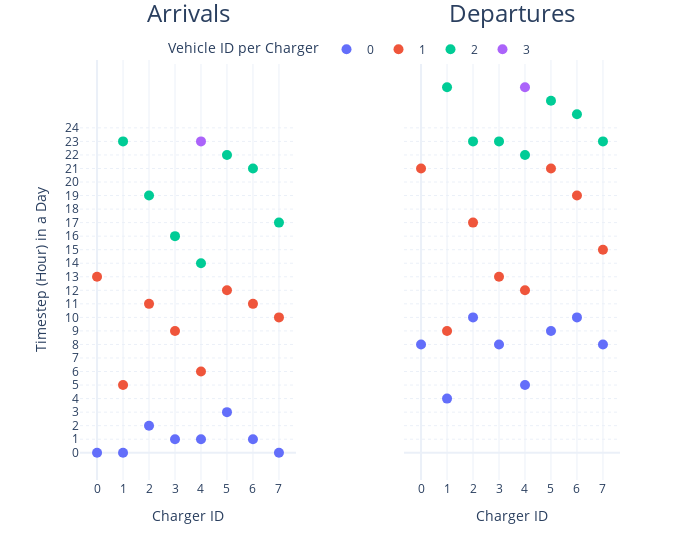

Notebook cell for this chart:
### Code cell
fig = df_vehicle_shifts.plot(kind="scatter", title="", template="plotly_white", x='Charger ID',
                             y=[0, 1, 2, 3], facet_col='ID', facet_col_spacing=0.2,
                             labels=dict(index="Charger ID", value="Timestep (Hour) in a Day", variable="Vehicle ID per Charger"))
fig.update_yaxes(dtick="M1", tickformat="%b", griddash="dot", tickvals=[i for i in range(0, 25, 1)])
fig.update_xaxes(dtick="M1", tickformat="%b")
fig.update_traces(marker_size=10)
fig.for_each_annotation(lambda a: a.update(text=a.text.split("=")[-1], font_size=24, y=1.07))
fig.update_layout(width=700, title=dict(xanchor="center", x=0.5, font_size=24),
                  legend=dict(orientation="h", yanchor="top", y=1.06, xanchor="center", x=0.5))
fig.show()

### Figure 1 — Plotly figure (JSON) as saved in the notebook; plotly's stock layout.template omitted (floating-point values rounded to 4 significant figures)
{"data": [{"hovertemplate": "Vehicle ID per Charger=0<br>ID=Arrivals<br>Charger ID=%{x}<br>Timestep (Hour) in a Day=%{y}<extra></extra>", "legendgroup": "0", "marker": {"color": "#636efa", "size": 10, "symbol": "circle"}, "mode": "markers", "name": "0", "orientation": "v", "showlegend": true, "type": "scatter", "x": [0, 1, 2, 3, 4, 5, 6, 7], "xaxis": "x", "y": [0, 0, 2, 1, 1, 3, 1, 0], "yaxis": "y"}, {"hovertemplate": "Vehicle ID per Charger=0<br>ID=Departures<br>Charger ID=%{x}<br>Timestep (Hour) in a Day=%{y}<extra></extra>", "legendgroup": "0", "marker": {"color": "#636efa", "size": 10, "symbol": "circle"}, "mode": "markers", "name": "0", "orientation": "v", "showlegend": false, "type": "scatter", "x": [0, 1, 2, 3, 4, 5, 6, 7], "xaxis": "x2", "y": [8, 4, 10, 8, 5, 9, 10, 8], "yaxis": "y2"}, {"hovertemplate": "Vehicle ID per Charger=1<br>ID=Arrivals<br>Charger ID=%{x}<br>Timestep (Hour) in a Day=%{y}<extra></extra>", "legendgroup": "1", "marker": {"color": "#EF553B", "size": 10, "symbol": "circle"}, "mode": "markers", "name": "1", "orientation": "v", "showlegend": true, "type": "scatter", "x": [0, 1, 2, 3, 4, 5, 6, 7], "xaxis": "x", "y": [13, 5, 11, 9, 6, 12, 11, 10], "yaxis": "y"}, {"hovertemplate": "Vehicle ID per Charger=1<br>ID=Departures<br>Charger ID=%{x}<br>Timestep (Hour) in a Day=%{y}<extra></extra>", "legendgroup": "1", "marker": {"color": "#EF553B", "size": 10, "symbol": "circle"}, "mode": "markers", "name": "1", "orientation": "v", "showlegend": false, "type": "scatter", "x": [0, 1, 2, 3, 4, 5, 6, 7], "xaxis": "x2", "y": [21, 9, 17, 13, 12, 21, 19, 15], "yaxis": "y2"}, {"hovertemplate": "Vehicle ID per Charger=2<br>ID=Arrivals<br>Charger ID=%{x}<br>Timestep (Hour) in a Day=%{y}<extra></extra>", "legendgroup": "2", "marker": {"color": "#00cc96", "size": 10, "symbol": "circle"}, "mode": "markers", "name": "2", "orientation": "v", "showlegend": true, "type": "scatter", "x": [0, 1, 2, 3, 4, 5, 6, 7], "xaxis": "x", "y": [null, 23, 19, 16, 14, 22, 21, 17], "yaxis": "y"}, {"hovertemplate": "Vehicle ID per Charger=2<br>ID=Departures<br>Charger ID=%{x}<br>Timestep (Hour) in a Day=%{y}<extra></extra>", "legendgroup": "2", "marker": {"color": "#00cc96", "size": 10, "symbol": "circle"}, "mode": "markers", "name": "2", "orientation": "v", "showlegend": false, "type": "scatter", "x": [0, 1, 2, 3, 4, 5, 6, 7], "xaxis": "x2", "y": [null, 27, 23, 23, 22, 26, 25, 23], "yaxis": "y2"}, {"hovertemplate": "Vehicle ID per Charger=3<br>ID=Arrivals<br>Charger ID=%{x}<br>Timestep (Hour) in a Day=%{y}<extra></extra>", "legendgroup": "3", "marker": {"color": "#ab63fa", "size": 10, "symbol": "circle"}, "mode": "markers", "name": "3", "orientation": "v", "showlegend": true, "type": "scatter", "x": [0, 1, 2, 3, 4, 5, 6, 7], "xaxis": "x", "y": [null, null, null, null, 23, null, null, null], "yaxis": "y"}, {"hovertemplate": "Vehicle ID per Charger=3<br>ID=Departures<br>Charger ID=%{x}<br>Timestep (Hour) in a Day=%{y}<extra></extra>", "legendgroup": "3", "marker": {"color": "#ab63fa", "size": 10, "symbol": "circle"}, "mode": "markers", "name": "3", "orientation": "v", "showlegend": false, "type": "scatter", "x": [0, 1, 2, 3, 4, 5, 6, 7], "xaxis": "x2", "y": [null, null, null, null, 27, null, null, null], "yaxis": "y2"}], "layout": {"annotations": [{"font": {"size": 24}, "showarrow": false, "text": "Arrivals", "x": 0.2, "xanchor": "center", "xref": "paper", "y": 1.07, "yanchor": "bottom", "yref": "paper"}, {"font": {"size": 24}, "showarrow": false, "text": "Departures", "x": 0.8, "xanchor": "center", "xref": "paper", "y": 1.07, "yanchor": "bottom", "yref": "paper"}], "legend": {"orientation": "h", "title": {"text": "Vehicle ID per Charger"}, "tracegroupgap": 0, "x": 0.5, "xanchor": "center", "y": 1.06, "yanchor": "top"}, "margin": {"t": 60}, "title": {"font": {"size": 24}, "x": 0.5, "xanchor": "center"}, "width": 700, "xaxis": {"anchor": "y", "domain": [0, 0.4], "dtick": "M1", "tickformat": "%b", "title": {"text": "Charger ID"}}, "xaxis2": {"anchor": "y2", "domain": [0.6, 1], "dtick": "M1", "matches": "x", "tickformat": "%b", "title": {"text": "Charger ID"}}, "yaxis": {"anchor": "x", "domain": [0, 1], "dtick": "M1", "griddash": "dot", "tickformat": "%b", "tickvals": [0, 1, 2, 3, 4, 5, 6, 7, 8, 9, 10, 11, 12, 13, 14, 15, 16, 17, 18, 19, 20, 21, 22, 23, 24], "title": {"text": "Timestep (Hour) in a Day"}}, "yaxis2": {"anchor": "x2", "domain": [0, 1], "dtick": "M1", "griddash": "dot", "matches": "y", "showticklabels": false, "tickformat": "%b", "tickvals": [0, 1, 2, 3, 4, 5, 6, 7, 8, 9, 10, 11, 12, 13, 14, 15, 16, 17, 18, 19, 20, 21, 22, 23, 24]}}}
